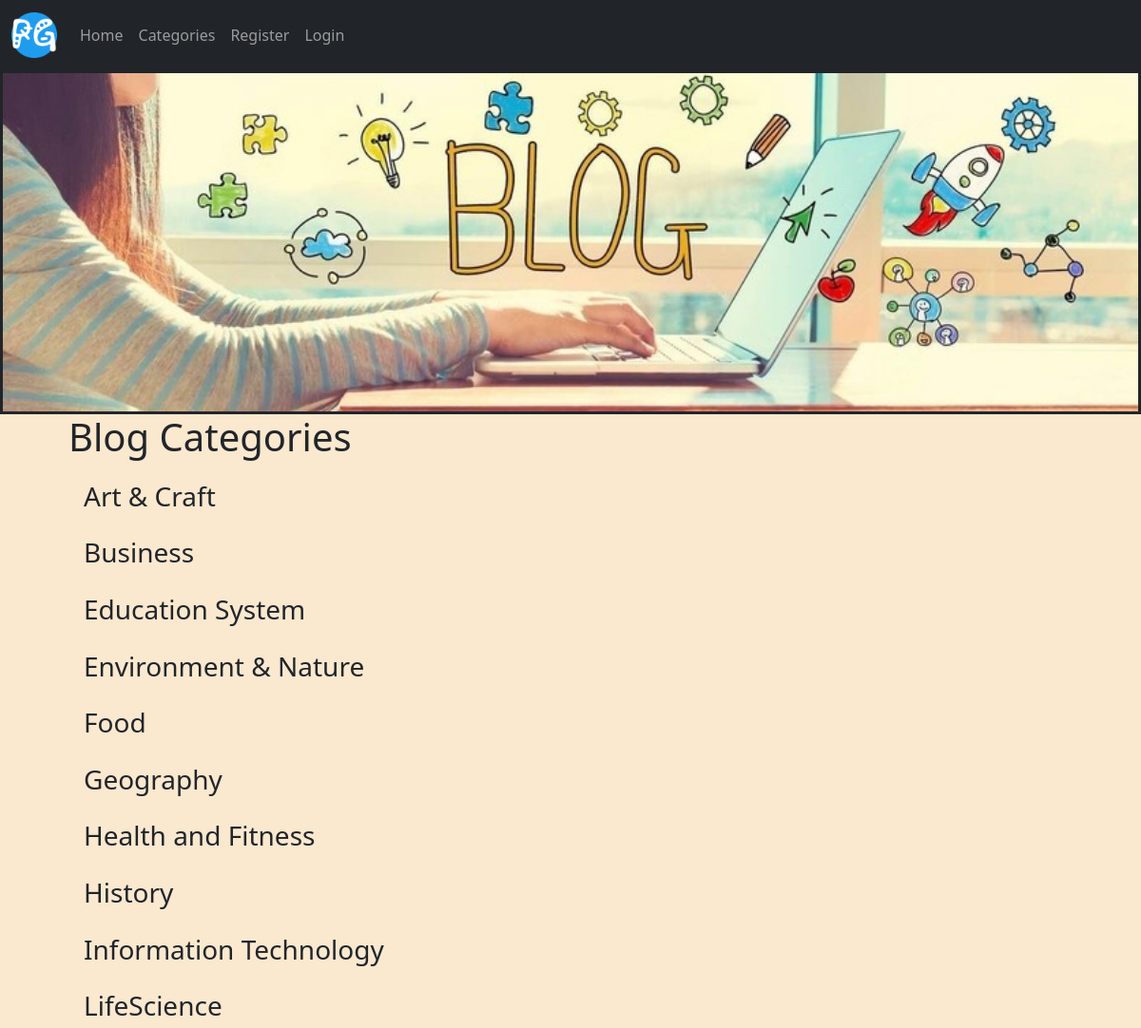
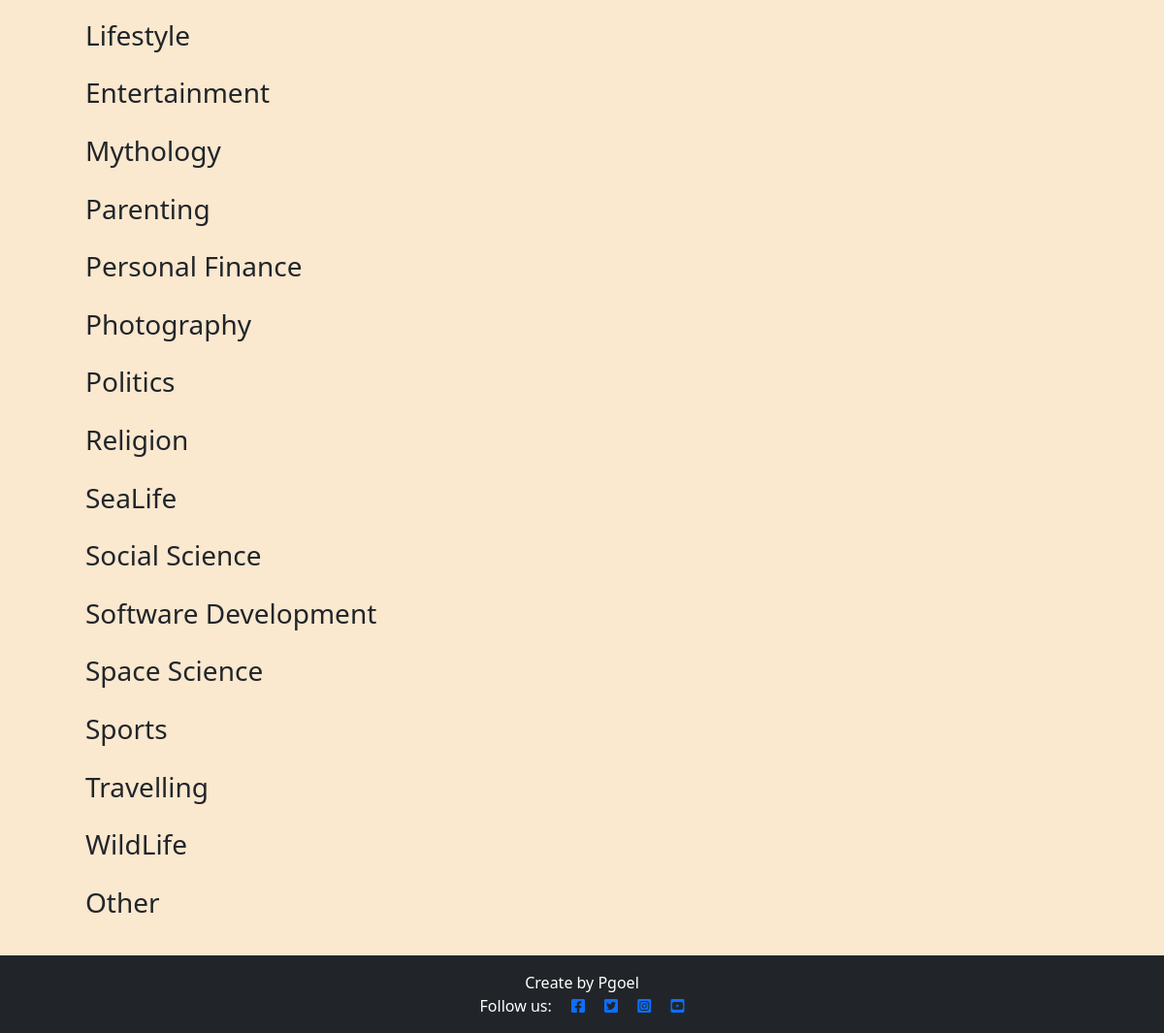
The page /category-list/ on the database its author committed (2 pictures, top to bottom).
### blogapp/models.py (models this page shows, shortened)
class Category(models.Model):
    name = models.CharField(max_length=255, unique=True)
    def __str__(self):
        return self.name

### blogapp/views.py (the view)
# urls.py: path('category-list/',CategoryListView, name='category'),
def CategoryListView(request):
    cat_menu_list = Category.objects.all()
    return render(request, 'category.html',{'cat_menu_list': cat_menu_list})

### templates/category.html (shortened to what this page needs)
{% extends 'base.html' %}
{% block content %}
<h1>Blog Categories</h1>
{% for item in cat_menu_list %}
<h3><a class="dropdown-item" href="{% url 'category' item %}">{{ item }}</a></h3>
{% endfor %}
<br>
<br>
<br>
<br>
{% endblock %}

### static/css/style.css (style rules this page uses)
body { background-color: rgb(250, 232, 207); }

### rows shown on the page
Category: name "Art & Craft"
Category: name "Business"
Category: name "Education System"
Category: name "Environment & Nature"
Category: name "Food"
Category: name "Geography"
Category: name "Health and Fitness"
Category: name "History"
Category: name "Information Technology"
Category: name "LifeScience"
Category: name "Lifestyle"
Category: name "Entertainment"
Category: name "Mythology"
Category: name "Parenting"
Category: name "Personal Finance"
Category: name "Photography"
Category: name "Politics"
Category: name "Religion"
Category: name "SeaLife"
Category: name "Social Science"
Category: name "Software Development"
Category: name "Space Science"
Category: name "Sports"
Category: name "Travelling"
Category: name "WildLife"
Category: name "Other"
